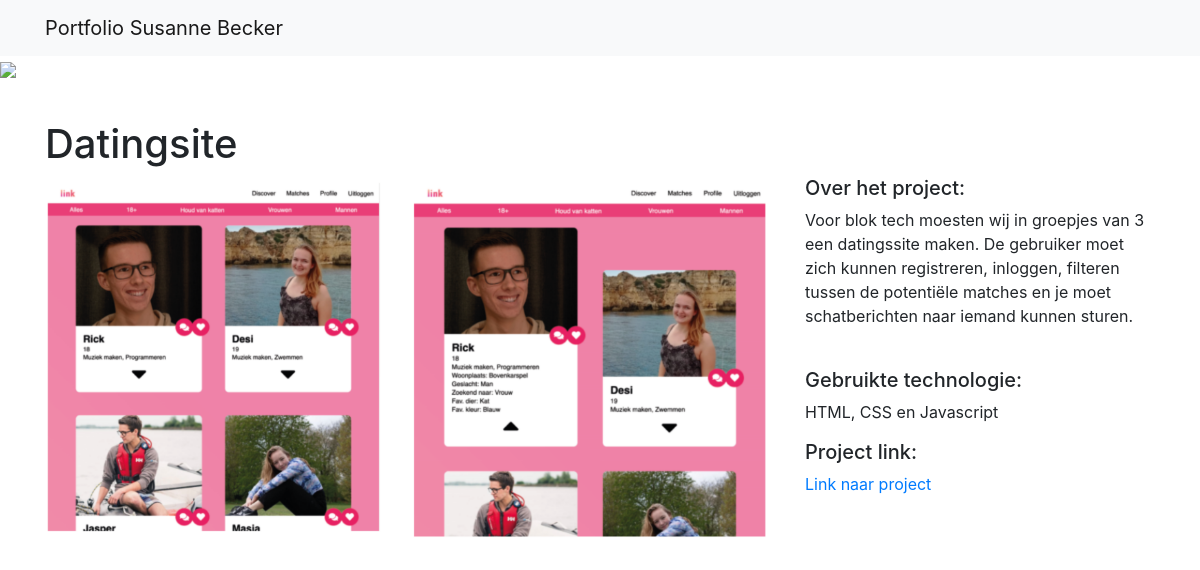
Page /9/ on the committed database.
### projects/models.py (models this page shows)
class Project(models.Model):
    title = models.CharField(max_length=100)
    short_description = models.TextField()
    description = models.TextField()
    technology = models.CharField(max_length=20)
    image = models.FilePathField(path="/img")
    link = models.CharField(max_length=100, default=None, blank=True, null=True)

### projects/views.py (the view)
# urls.py: path("<int:pk>/", views.project_detail, name="project_detail"),
def project_detail(request, pk):
    project = Project.objects.get(pk=pk)
    context = {"project": project}
    return render(request, "project_detail.html", context)

### projects/templates/project_detail.html
{% extends "base.html" %}
{% load static %}
{% block page_content %}
<h1>{{ project.title }}</h1>
<div class="row" >
    <div class="col-md-8">
        <img src="{% static project.image %}" alt="" width="100%">
    </div>
    <div class="col-md-4">
        <h5>Over het project:</h5>
        <p>{{ project.description }}</p>
        <br>
        <h5>Gebruikte technologie:</h5>
        <p>{{ project.technology }}</p>
        {% if project.link %}
            <h5>Project link:</h5>
            <a href="{{ project.link }}">Link naar project</a>
            <br>
        {% endif %}
    </div>
</div>
{% endblock %}

### projects/static/css/style.css (style rules this page uses)
body { background-color: rgb(255, 255, 255); }
h1 { margin-top: 40px; }

### rows in the picture
Project: title "Datingsite", image (picture), description "Voor blok tech moesten wij in groepjes van 3 een datingssite maken. De gebruiker moet zich kunnen registreren, inloggen, filteren tussen de potentiële matches en je moet schatberichten naar iemand kunnen sturen.", technology "HTML, CSS en Javascript"
